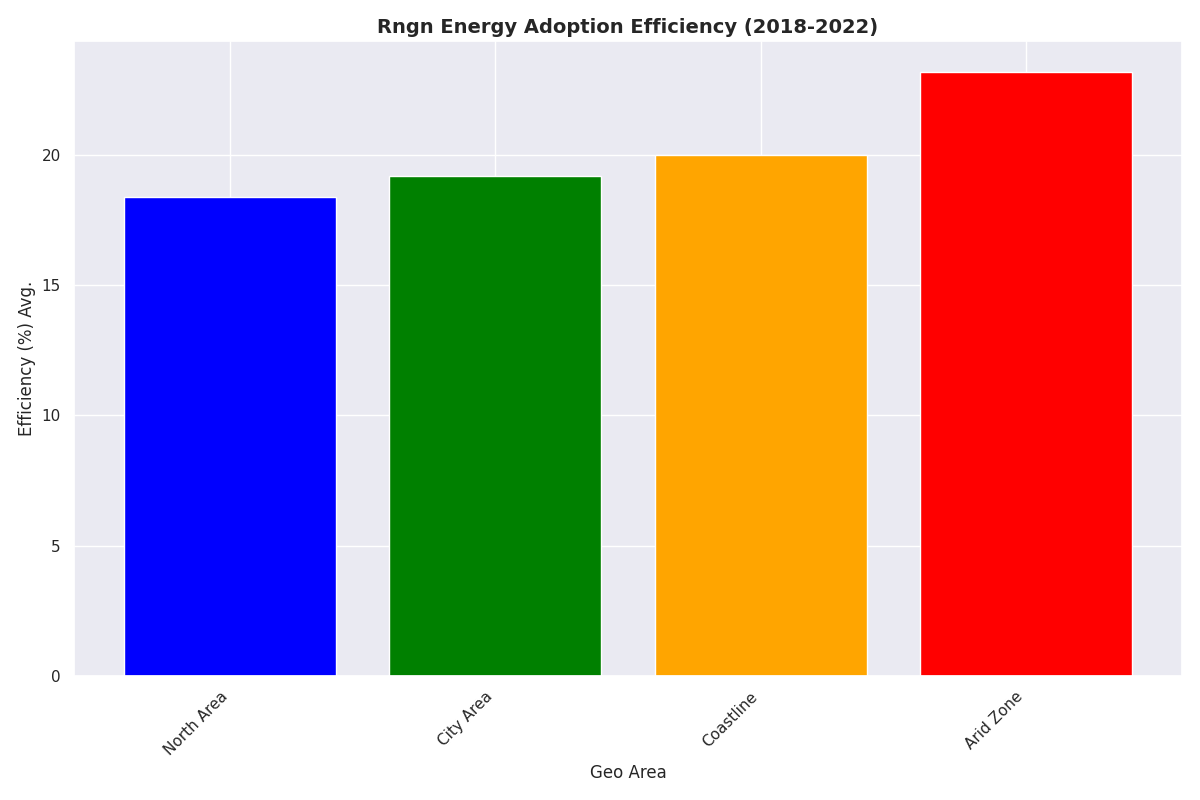

Generate this figure with Python:
import matplotlib.pyplot as plt
import numpy as np

regions = ["North Area", "Coastline", "Arid Zone", "City Area"]

# Calculate the mean efficiency for each region
mean_efficiency = np.mean([[18, 15, 22, 17, 20],
                           [21, 18, 22, 19, 20],
                           [27, 23, 25, 21, 20],
                           [21, 16, 22, 18, 19]], axis=1)

# Sort the regions based on mean efficiency
sorted_indices = np.argsort(mean_efficiency)  # Ascending order

# Sort data based on the sorted indices
sorted_mean_efficiency = mean_efficiency[sorted_indices]
sorted_regions = [regions[i] for i in sorted_indices]

fig, ax = plt.subplots(figsize=(12, 8))
ax.bar(sorted_regions, sorted_mean_efficiency, color=['blue', 'green', 'orange', 'red'])

ax.set_title('Rngn Energy Adoption Efficiency (2018-2022)', fontsize=14, fontweight='bold')
ax.set_xlabel('Geo Area', fontsize=12)
ax.set_ylabel('Efficiency (%) Avg.', fontsize=12)

plt.xticks(rotation=45, ha='right')
plt.tight_layout()
plt.show()
